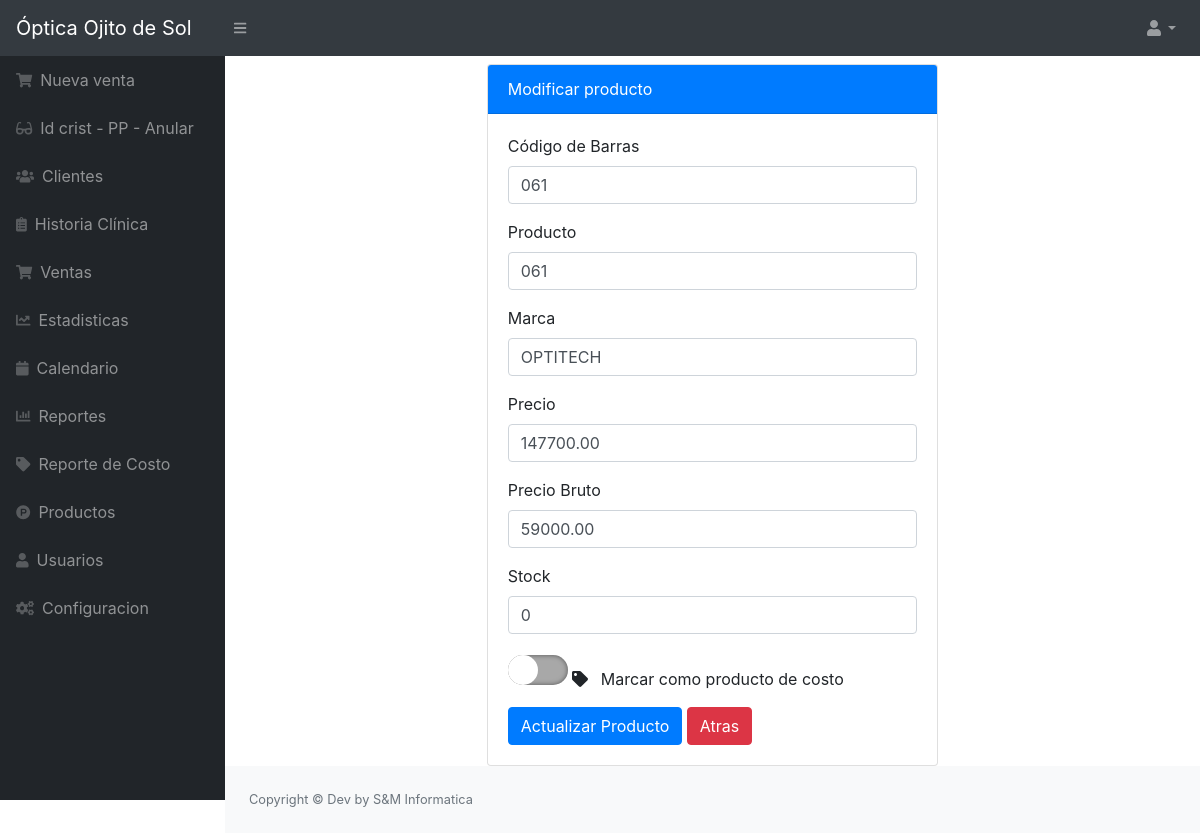
The app's page /src/editar_producto.php?id=27 (signed in) with its own data.
### tables this page shows
CREATE TABLE `producto` (
  `codproducto` int NOT NULL,
  `codigo` varchar(20) NOT NULL,
  `descripcion` varchar(200) NOT NULL,
  `precio` decimal(10,2) NOT NULL,
  `existencia` int NOT NULL,
  `usuario_id` int NOT NULL,
  `estado` int NOT NULL DEFAULT '1',
  `precio_bruto` decimal(10,2) NOT NULL,
  `marca` text NOT NULL,
  `costo` tinyint(1) NOT NULL DEFAULT '0' COMMENT 'Indica si el producto es un costo directo (1=SI, 0=NO)'
);

### src/editar_producto.php (the view, shortened to what this page needs)
<?php
include "../conexion.php";
include_once "includes/header.php";
if (empty($_REQUEST['id'])) {
  header("Location: productos.php");
} else {
  $id_producto = intval($_REQUEST['id']);
  $query_producto = mysqli_query($conexion, "SELECT * FROM producto WHERE codproducto = $id_producto");
  $result_producto = mysqli_num_rows($query_producto);
  if ($result_producto > 0) {
    $data_producto = mysqli_fetch_assoc($query_producto);
  } else {
    header("Location: productos.php");
    exit();
  }
}
?>
<div class="row">
  <div class="col-lg-6 m-auto">
    <div class="card">
      <div class="card-header bg-primary text-white">
        Modificar producto
      </div>
      <div class="card-body">
        <form action="" method="post">
          <div class="form-group">
            <label for="codigo">Código de Barras</label>
            <input type="text" placeholder="Ingrese código de barras" name="codigo" id="codigo" class="form-control" value="<?php echo $data_producto['codigo']; ?>">
          </div>
          <div class="form-group">
            <label for="producto">Producto</label>
            <input type="text" class="form-control" placeholder="Ingrese nombre del producto" name="producto" id="producto" value="<?php echo $data_producto['descripcion']; ?>">
          </div>
          <div class="form-group">
            <label for="marca">Marca</label>
            <input type="text" placeholder="Ingrese la marca" class="form-control" name="marca" id="marca" value="<?php echo isset($data_producto['marca']) ? $data_producto['marca'] : ''; ?>">
          </div>
          <div class="form-group">
            <label for="precio">Precio</label>
            <input type="text" placeholder="Ingrese precio" class="form-control" name="precio" id="precio" value="<?php echo $data_producto['precio']; ?>">
          </div>
          <div class="form-group">
            <label for="precio_bruto">Precio Bruto</label>
            <input type="text" placeholder="Ingrese precio Bruto" class="form-control" name="precio_bruto" id="precio_bruto" value="<?php echo isset($data_producto['precio_bruto']) ? $data_producto['precio_bruto'] : ''; ?>">
          </div>
          <div class="form-group">
            <label for="cantidad">Stock</label>
            <input type="number" placeholder="Ingrese Stock" class="form-control" name="cantidad" id="cantidad" value="<?php echo isset($data_producto['existencia']) ? $data_producto['existencia'] : ''; ?>">
          </div>
          <?php
          $check_column_display = mysqli_query($conexion, "SHOW COLUMNS FROM producto LIKE 'costo'");
          $column_exists_display = mysqli_num_rows($check_column_display) > 0;
          if ($column_exists_display) { ?>
          <div class="form-group">
            <div class="form-check">
              <input type="checkbox" class="form-check-input" name="costo" id="costo" value="1" <?php echo (isset($data_producto['costo']) && $data_producto['costo'] == 1) ? 'checked' : ''; ?>>
              <label class="form-check-label" for="costo">
                <i class="fas fa-tag mr-2"></i> Marcar como producto de costo
              </label>
            </div>
          </div>
          <?php } ?>
          <input type="submit" value="Actualizar Producto" class="btn btn-primary">
          <a href="productos.php" class="btn btn-danger">Atras</a>
        </form>
      </div>
    </div>
  </div>
</div>
<?php include_once "includes/footer.php"; ?>

### records on screen
producto: codigo "061", producto "061", marca "OPTITECH", precio "147700.00", precio_bruto "59000.00", cantidad "0"
